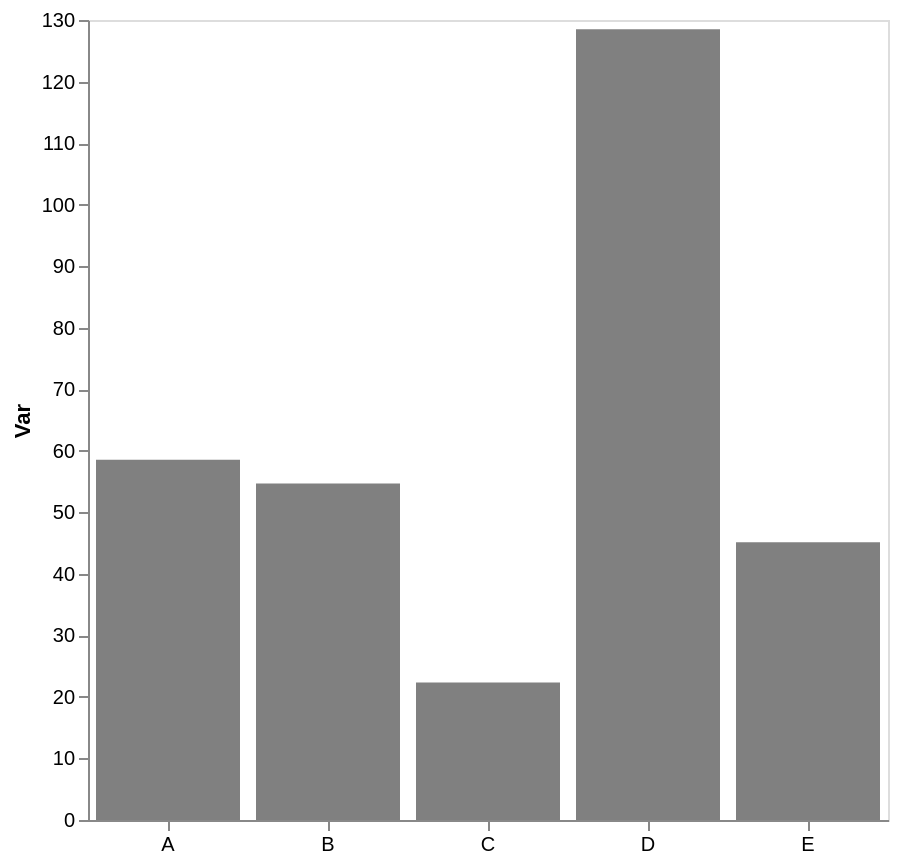

Specify this chart in Vega-Lite:
### Vega-Lite specification from a JSON file in a GitHub repository (floating-point values rounded to 4 significant figures)
{"config": {"view": {"continuousWidth": 300, "continuousHeight": 300}, "axis": {"grid": false}, "bar": {"color": "gray"}}, "data": {"name": "data-5bad3187fd97db6786a4abd4fb85e545"}, "mark": {"type": "bar"}, "encoding": {"x": {"axis": {"labelAngle": 0, "title": null}, "field": "cat", "type": "nominal"}, "y": {"aggregate": "mean", "axis": {"title": "Var"}, "field": "var1", "type": "quantitative"}}, "height": 400, "width": 400, "$schema": "https://vega.github.io/schema/vega-lite/v5.17.0.json", "datasets": {"data-5bad3187fd97db6786a4abd4fb85e545": [{"cat": "A", "var1": 55.96, "var2": 50.93}, {"cat": "E", "var1": 46.83, "var2": 52.02}, {"cat": "E", "var1": 46.25, "var2": 37.53}, {"cat": "C", "var1": 18.68, "var2": 59.99}, {"cat": "B", "var1": 46.28, "var2": 62.11}, {"cat": "C", "var1": 28.29, "var2": 38.18}, {"cat": "C", "var1": 17.07, "var2": 46.62}, {"cat": "B", "var1": 63.09, "var2": 47.32}, {"cat": "A", "var1": 61.14, "var2": 57.16}, {"cat": "C", "var1": 25.26, "var2": 44.91}, {"cat": "E", "var1": 42.26, "var2": 44.74}, {"cat": "D", "var1": 128.5, "var2": 33.63}]}}
